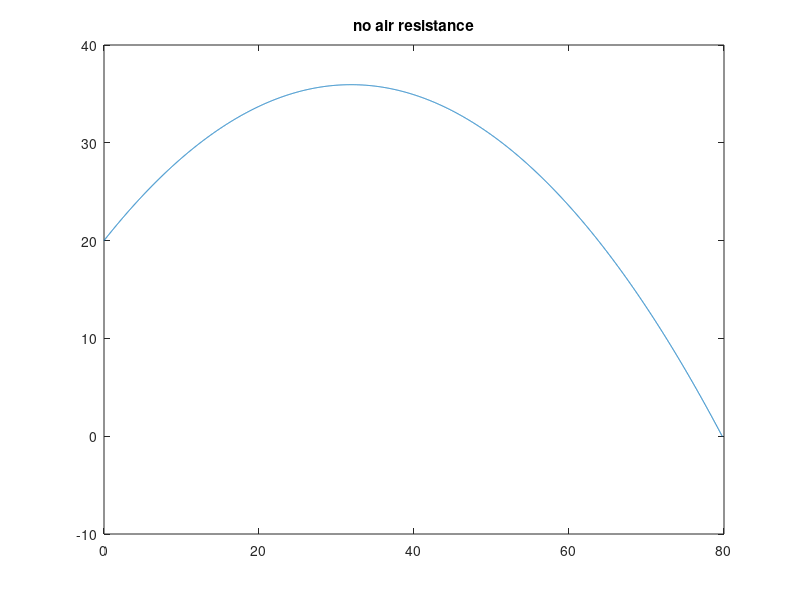

Reproduce this figure in MATLAB. (Note: this script raises an error after producing the figure.)
clc;
clear;
m = 1.2;
v0 = 25;
o = 45;


%%%%%%% no drag %%%%%%%%
dt = .001;
t(1) = 0;
vx(1) = v0*cosd(o);
vy(1) = v0*sind(o);
rx(1) = 0;
ry(1) = 20;
i = 1;
while ry(i) > 0
t(i+1) = t(i)+dt;
vx(i+1) = vx(i);
ay = -9.8; % acceleration from gravity
vy(i+1) = vy(i)+ay*dt;
rx(i+1) = rx(i)+vx(i)*dt;
ry(i+1) = ry(i)+vy(i)*dt+ay*0.5*dt*dt;
i = i+1;
end
plot(rx,ry)
title('no air resistance')

clear;
clc;
m = 1.2;
v0 = 25;
o = 45;
%%%%%%%% with air resistance %%%%%%%%
dt = 0.001;
% initial conditions
t(1) = 0;
vx(1) = v0*cosd(o);
vy(1) = v0*sind(o);
rx(1) = 0;
ry(1) = 20;
i = 1;
while ry(i) > 0
[ax, ay] = drag(vx(end),vy(end),m);
%ax = ...; % expression for x-component of acceleration
%ay = ...; % expression for y-component of acceleration
t(i+1) = t(i)+dt;
vx(i+1) = vx(i)+ax*dt;
vy(i+1) = vy(i)+ay*dt;
rx(i+1) = rx(i)+vx(i)*dt+ax*0.5*dt*dt;
ry(i+1) = ry(i)+vy(i)*dt+ay*0.5*dt*dt;
i = i+1;
end
figure
plot(rx,ry)
title('with air resistance')

% clear;
% clc;
% m = 1.2;
% m_i = 1.2;
% v0 = 25;
% o = 45;
% %%%%%%%% with air resistance %%%%%%%%
% dt = 0.001;
% % initial conditions
% t(1) = 0;
% vx(1) = v0*cosd(o);
% vy(1) = v0*sind(o);
% rx(1) = 0;
% ry(1) = 20;
% i = 1;
% while ry(i) > 0
% [ax, ay] = drag(vx(end),vy(end),m);
% t(i+1) = t(i)+dt;
% if mod(t(i),.1) == 0 || mod(t(i),.1) <= 1.0000e-03
% 	% matlab, a terrible "programming language", didn't see ANY of the .1
% 	% moded values after the first, so the extra "or" condition is necessary
% 	% for it to cause mass_ejection to occur
% 	[vx_f,vy_f,m_f] = mass_ejection2(vx(i),vy(i),50,m,.01*m_i);
% 	disp('new mass')
% 	m_f
% 	vx(i+1) = vx_f;
% 	vy(i+1) = vy_f;
% 	m = m_f; % set new mass
% else
% 	vx(i+1) = vx(i)+ax*dt;
% 	vy(i+1) = vy(i)+ay*dt;
% end
% rx(i+1) = rx(i)+vx(i)*dt+ax*0.5*dt*dt;
% ry(i+1) = ry(i)+vy(i)*dt+ay*0.5*dt*dt;
% i = i+1;
% end
% figure
% plot(t,ry)
% title('with mass ejection')
% disp('done')

%t1 = t
%ry1 = ry

%%%%%% test with mass ejection 2 %%%%%%%%%%%%%
clear;
clc;
m = 1.2;
m_i = 1.2;
v0 = 10;
o = 50;

dt = 0.001;
% initial conditions
% clear t;
% clear vx;
% clear vy;
% clear rx;
% clear ry
t(1) = 0;
vx(1) = v0*cosd(o);
vy(1) = v0*sind(o);
rx(1) = 0;
ry(1) = 20;
i = 1;
while ry(i) > 0
[ax, ay] = drag(vx(end),vy(end),m);
t(i+1) = t(i)+dt;
if mod(t(i),.1) == 0 || mod(t(i),.1) <= 1.0000e-03
	% matlab, a terrible "programming language", didn't see ANY of the .1
	% moded values after the first, so the extra "or" condition is necessary
	% for it to cause mass_ejection to occur
	[vx_f,vy_f,m_f] = mass_ejection2(vx(i),vy(i),50,m,.01*m_i);
	vx(i+1) = vx_f;
	vy(i+1) = vy_f;
	m = m_f; % set new mass
else
	vx(i+1) = vx(i)+ax*dt;
	vy(i+1) = vy(i)+ay*dt;
end
rx(i+1) = rx(i)+vx(i)*dt+ax*0.5*dt*dt;
ry(i+1) = ry(i)+vy(i)*dt+ay*0.5*dt*dt;
i = i+1;
end
figure
%plot(t1,ry1,t,ry)
plot(rx,ry)
%title('Trajectory with mass ejection and drag')
xlabel('horizontal distance (cm)')
ylabel('height (cm)')
%legend('version 1', 'version 2')

%%%%%%%%%%%%%%%% functions %%%%%%%%%%%%%%%%%%

function [ax, ay] = drag(vx_i,vy_i,m_i)
	g = 9.81; % gravitational acceleration (always in -y direction)
	C = 1; % Drag coefficient
	p = 1.2; % air density (kg/m^3)
	r = .15; % sphere radius (m)
	A = pi*r^2; % cross sectional area

	o = atand(vy_i/vx_i); % angle of travel
	vi = sqrt(vx_i^2 + vy_i^2); %initial velocity
	d = 1/2*C*A*p*vi; % drag proportional to v

	ax = -d/m_i*vx_i; % negative counters direction. *v to get v^2
	ay = -g - d/m_i*vy_i; % negative counters direction. *v to get v^2
end


function [vx_f,vy_f,m_f] = mass_ejection(vx_i,vy_i,v_eb,m_i,m_e)
	disp('mass ejection happening')
	% Inputs:
	% vx_i: Velocity component in x direction before ejection
	% vy_i: Velocity component in y direction before ejection
	% v_eb: Ejection velocity of the mass relative to the bird
	% m_i : Mass of the bird before ejection
	% m_e : Ejection mass
	% Outputs:
	% vx_f: Velocity component in x direction after ejection
	% vy_f: Velocity component in y direction after ejection
	% m_f : Mass of the bird after ejection
	m_f = m_i - m_e;
	vi = sqrt(vx_i^2 + vy_i^2); % instantaneous magnitude of velocity
	o = atan(vy_i/vx_i); % instantaneous angle of travel (radians)
	vb = v_eb*m_e/(m_f); % |v| now of bird (previously 0) in bird frame
	% get x and y velocities now in bird ref. frame
	vx_b = vb*cosd(o);
	vy_b = vb*sind(o);
	% get these veloxities in fixed frame
	vx_f = vx_i + vx_b;
	vy_f = vy_i + vy_b;
	
end

function [vx_f,vy_f,m_f] = mass_ejection2(vx_i,vy_i,v_eb,m_i,m_e)
	% Inputs:
	% vx_i: Velocity component in x direction before ejection
	% vy_i: Velocity component in y direction before ejection
	% v_eb: Ejection velocity of the mass relative to the bird
	% m_i : Mass of the bird before ejection
	% m_e : Ejection mass
	% Outputs:
	% vx_f: Velocity component in x direction after ejection
	% vy_f: Velocity component in y direction after ejection
	% m_f : Mass of the bird after ejection
	m_f = m_i - m_e;
	vi = sqrt(vx_i^2 + vy_i^2); % instantaneous magnitude of velocity
	o = atand(vy_i/vx_i); % instantaneous angle of travel (radians)
	ve = vi - v_eb;
	vf = (m_i*vi - m_e*ve)/(m_i - m_e);
	vx_f = vf*cosd(o);
	vy_f = vf*sind(o);
end
